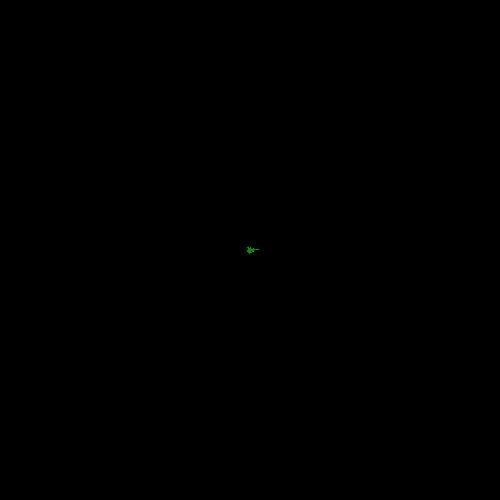
Frame 1 (no input)
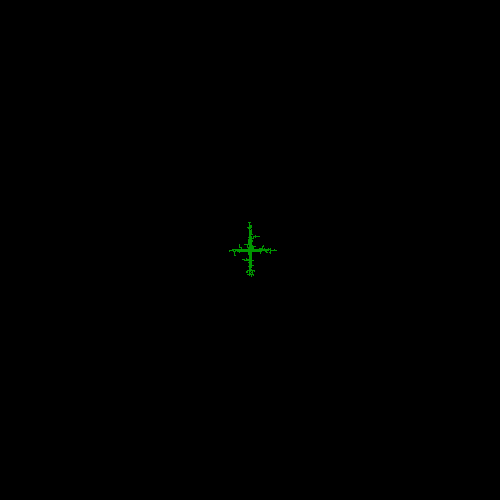
Frame 60 (the mouse pressed at the canvas centre just before this capture)
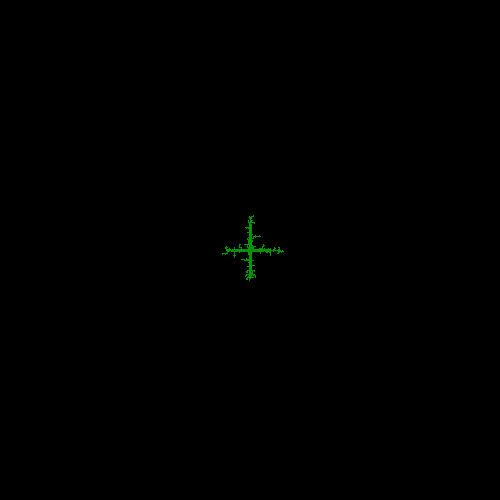
Frame 120 (the mouse held since frame 60 and released just before this capture)

The Processing sketch that drew these frames (run headless with seeded random() and noise(); from frame 60 on, the mouse is pressed at the canvas centre):

// Processing sketch: processing_179156
// ── processing_179156.pde

// sets green colour
color c = color(0,150,0); 

void setup() { 

  size(500, 500); 
  background(0); 
  // sets origin of DLA and colour
  set(width/2, height/2, c);
  
} 


void draw() { 

  loadPixels(); 


  for (int i=0; i<100; i++) { 

// TWO_PI twice the ratio of the circumference of a circle to its diameter
// Sets the limits of the circle 
    float r = random(TWO_PI); 
    // width/2 tells x to go to half way across canvas
    // height/2 tells y to go to half way down canvas 
    // x, y coordinates set origin of circle
    // tan produces straight lines
    int x = width/2+ int(sin(r)*tan(r+1)); 
    int y = height/2+int(sin(r)*tan(r)); 
    
    ;

// it will be executed wihin the limits set in loop, therefore DLA will expand as far as circle
    while (x>2 && x<width-2 && y>2 && y<height-2) { 

//sets number of directions for expandian
      int move = (int)random(4); 

//Expension in 4 directions ste at right angles
      if (move == 0) {  
 x++;
      } else if (move == 1) {  
 x--;
      } else if (move == 2) {  
 y++;
      } else if (move == 3) {  
 y--;
      } 
      if (pixels[y*width+x-1]==c || pixels[y*width+x+1]==c || pixels[(y+1)*width+x]==c || pixels[(y-1)*width+x]==c) { 
        pixels[y*height+x] = c; 


        break;
      }
    }
  } 


  updatePixels();
} 
